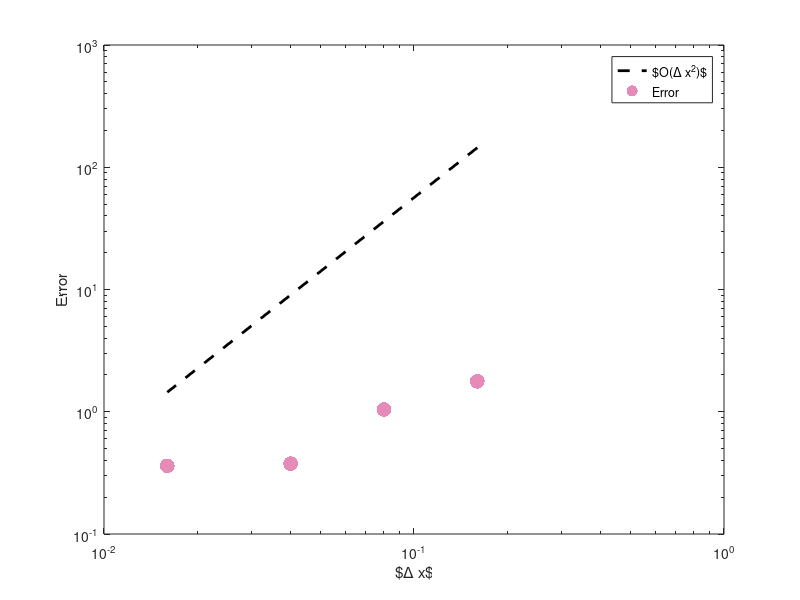

Write MATLAB code to recreate this figure. (Note: this script raises an error after producing the figure.)
%% main.m
%
% Author: 
%   Tiger Hou
%
% Description:
%   Finite difference method for reflected waves in changing physical media
%
%% simulation
%
% https://www-users.math.umn.edu/~olver/num_/lnp.pdf
%
close all
clear;clc

saveGIF = true;
play = true;

num_pics = 4;
saveFigs = true;

hideWallEnergy = false;

if saveFigs
    fileName = ...
    input(['Please enter the prefix for your file names:' newline],'s');
end

% define left/right boundaries
a = 0;  % left boundary
b = 8;  % right boundary
ln = b-a;

% common starting point for wall and transition point
lc = 3.0;

% define wave speed for wall cases
% tc  = 1.5; % thickness
% spA = 1;  % speed of sound not in wall
% spW = 10;  % speed of sound in wall
% c = @(x) (x< lc) * spA + ...
%          (x>=lc & x < lc+tc) * spW + ...
%          (x>=lc+tc) * spA;

% define wave speed for transition cases
spL = 1.0; % speed of sound on the left
spR = 3.0; % speed of sound on the right
sharpness = 100; % larger value = sharper transition ; use [5, 15, 100]
c = @(x) ( (spL+spR)/2 - (spL-spR)/2*atan(sharpness*(x-lc))/pi*2 );

% initial conditions
w0 = @(x) zeros(size(x));
v0 = @(x) zeros(size(x));

% boundary conditions
f = @(t) (-cos(t*2*pi)+1)*(pi/2-atan(10000*(t-1)))/pi;
g = @(t) 0;

% # of n points to use
nvect = [50, 100, 200, 500, 1000];

% final time
T = 8;
% dt must match dx in order of magnitude
dtvect = 0.9 * (b-a)./nvect/max(c(linspace(a,b,10000)));

% initialize u vect
uvect = cell(size(nvect));

% initialize error vector
final_vect = cell(size(nvect));

% iterate through interior point sizes
for j = 1 : length( nvect )

    % Build n, xj points, A matrix and g vector
        % # of grid points
        n = nvect( j );
        
        % choose time step matching dx
        dt = dtvect(j);

        % build interp points
        xj = linspace(a,b,n+1)';

        % grid spacing (uniform)
        dx = ( b - a ) / n;
        
        % sigma function
        s = c(xj) * dt / dx;
        
        % build A matrix
        diag_ct = diag(2*(1-s(2:end-1).^2));
        diag_dn = diag(s(2:end-2).^2,-1);
        diag_up = diag(s(3:end-1).^2, 1);
        A = diag_ct + diag_dn + diag_up;
        
        % special sigma functions for f and g
        ssf = c(a) * dt / dx;
        ssg = c(b) * dt / dx;

        % build h for this set of xj
        h = @(t) [ssf^2*f(t); zeros(size(xj,1)-4,1); ssg^2*g(t)];

    % Iterate through time
    
        % build time vector
        tvect = 0:dt:T-dt;
        
        % second order states initialization
        um1 = w0(xj(2:end-1));
        uu  = 0.5 * A * um1 + dt * v0(xj(2:end-1)) + 0.5 * h(0);
        uuvect = repmat(uu,1,length(tvect));
        uuvect(:,1) = um1;
        uuvect(:,2) = uu;
        
        for i = 3:length(tvect)
            
            up1 = A * uu - um1 + h(tvect(i));
            um1 = uu;
            uu  = up1;
            
            uuvect(:,i) = up1;
            
        end
        
        % store entire wave solution
        uvect{j} = uuvect;
        
        % store final state to compare errors later
        final_vect{j} = up1;

end

% --- error comparison
err = nan(length(nvect)-1,1);
xj_ref = xj;
uu_ref = up1;
for j = 1 : length( nvect ) - 1
    
    n = nvect(j);
    
    xj = linspace(a,b,n+1);
        
    [~,idx] = min( abs( xj_ref - xj(2:end-1) ) );
    
    uu = final_vect{j};
    
    err(j) = norm( uu_ref(idx) - uu );
    
end


%% plot error

figure(1)

cc = err(end)./(dx.^2);
loglog( ln./nvect(1:end-1), cc.*(ln./nvect(1:end-1)).^2, ...
        'k--', 'linewidth', 2 )
hold on

loglog( ln./nvect(1:end-1), err , '.', 'markersize', 32, 'Color', [0.9 0.54 0.72])
legend('$O(\Delta x^2)$', 'Error', 'Location', 'Best');
hold off

xlabel('$\Delta x$')
ylabel('Error')

setgrid(0.3,0.9)
latexify(19,19,28)

if saveFigs
    svnm = ['figures/' fileName '_error'];
    print( '-dpng', svnm, '-r200' )
end


%% plot energy

figure(2)

% extract the highest resolution data
waveData = uvect{end};
% create x-axis, mapped to highest resolution data
xx = linspace(a,b,size(waveData,1))';

if hideWallEnergy
    % cut both waveData and xx to contain only points before boundary
          xx(ceil(size(waveData,1)*(lc-a)/ln):end,:) = [];
    waveData(ceil(size(waveData,1)*(lc-a)/ln):end,:) = [];
end

dx = ( b - a ) / nvect(end);
dt = dtvect(end);
tvect = 0:dt:T-2*dt;

indices = 1:size(waveData,2)-1;
E = nan(size(indices));
for i = 1:length(indices)
    E(i) = checkEnergy(indices(i),waveData,dx,dt,c,xx);
end
plot(tvect,E,'LineWidth',3,'Color',[0.9 0.54 0.72])

xlabel('Time')
ylabel('Energy')
setgrid(0.3,0.9)
latexify(19,10,28)
expand(0,0.04)

if hideWallEnergy
    fileExt = '_energy_prewall';
else
    fileExt = '_energy';
end
if saveFigs
    svnm = ['figures/' fileName fileExt];
    print( '-dpng', svnm, '-r200' )
end


%% plot waves

if play || saveGIF
    
figure(3)

% extract the highest resolution data
waveData = uvect{end};
% create x-axis, mapped to highest resolution data
xx = linspace(a,b,size(waveData,1));

% initialize wave
wave = line(NaN,NaN,'LineWidth',1,'Color','k');
hold on

% make background gradient
bgAlpha = 0.5;
yy = linspace(min(waveData(:)),max(waveData(:)),100);
X = meshgrid(xx,yy);
Z = c(X);
cmap = spring(100);
colormap(cmap(30:60,:))
bg = image(xx,yy,Z,'CDataMapping','scaled');
bg.AlphaData = bgAlpha;
bg_bar = colorbar;
bg_bar.TickLabelInterpreter = 'latex';
bg_bar.Label.String = 'Speed';
bg_bar.Label.Interpreter = 'latex';

% make plot pretty
xlabel('x')
ylabel('u')
latexify(19,15,20)

% mask colorbar to match transparency
annotation('rectangle',...
    bg_bar.Position,...
    'FaceAlpha',bgAlpha,...
    'EdgeColor',[1 1 1],...
    'FaceColor',[1 1 1]);

% animate and make gif
axis equal tight manual % this ensures that getframe() returns a consistent size
filename = ['figures/' fileName '.gif'];
lim_x = [a;b];
lim_y = [min(waveData(:));max(waveData(:))];
lim_z = [0;1];
update_view(lim_x,lim_y,lim_z);
playtime = T;

% constrain GIF to 60FPS
frames = playtime * 60;
shutter = ceil(size(waveData,2)/frames);

for i = 1:size(waveData,2)

    % update plot
    if mod(i-1,shutter)==0
        set(wave,'XData',xx,'YData',waveData(:,i))
        pause(1/60) % pause for proper MATLAB display speed
    end

    % save GIF
    if saveGIF && mod(i-1,shutter)==0

        % capture the plot as an image 
        frame = getframe;
        im = frame2im(frame);
        [imind,cm] = rgb2ind(im,256);

        % write to the GIF file 
        if i == 1
          imwrite(imind,cm,filename,...
                    'gif','Loopcount',inf,'DelayTime',1/60);
        else
          imwrite(imind,cm,filename,...
                    'gif','WriteMode','append','DelayTime',1/60);
        end

    end

end
    
hold off
    
end


%% save screenshots

sc = figure(4);

% take a fixed number of screenshots in equispaced time
shutter = floor(size(waveData,2)/num_pics);
idx = shutter;

% extract the highest resolution data
waveData = uvect{end};
% create x-axis, mapped to highest resolution data
xx = linspace(a,b,size(waveData,1));

% make background gradient
bgAlpha = 0.5;
yy = linspace(min(waveData(:)),max(waveData(:)),100);
[X,Y] = meshgrid(xx,yy);
Z = c(X);

% set axis limits
lim_x = [a;b];
lim_y = [min(waveData(:));max(waveData(:))];
lim_z = [0;1];

% make figure pretty
latexify(19,12)

for i = 1:num_pics

    subplot(4,1,i)
    
    % plot function
    pp = plot(xx,waveData(:,idx),'k','LineWidth',0.75);
    idx = idx + shutter;
    hold on
    update_view(lim_x,lim_y,lim_z);
    
    % expand to window boundary
    expand(0.05,0.15)
    
    % plot background
    cmap = spring(100);
    colormap(cmap(30:60,:))
    bg = image(xx,yy,Z,'CDataMapping','scaled');
    bg.AlphaData = bgAlpha;
    
    % define axis limits
    lim_x = [a;b];
    lim_y = [min(waveData(:));max(waveData(:))];
    lim_z = [0;1];
    update_view(lim_x,lim_y,lim_z);
    
    grid on
    hold off
    
    % move wave to top of display stack
    uistack(pp,'top')
    
    % annotate time
    posx = lim_x(1) + 0.91 * (lim_x(2) - lim_x(1));
    posy = lim_y(1) + 0.85 * (lim_y(2) - lim_y(1));
    text(posx,posy,['t = ', num2str(T/num_pics*i)])
    
end

hold on
handle = axes(sc,'visible','off');
handle.XLabel.Visible = 'on';
handle.YLabel.Visible = 'on';
xlabel('x')
ylabel('u')
expand(0.01,0.04,0.02,0.06)

latexify(19,12,11)
    
% plot colorbar
bg_bar = colorbar;
caxis([min(c(xx))-0.01,max(c(xx))+0.01])
bg_bar.TickLabelInterpreter = 'latex';
bg_bar.Label.String = 'Speed';
bg_bar.Label.Interpreter = 'latex';

% mask colorbar to match transparency
annotation('rectangle',...
    bg_bar.Position,...
    'FaceAlpha',bgAlpha,...
    'EdgeColor',[1 1 1],...
    'FaceColor',[1 1 1]);

hold off

if saveFigs
    svnm = ['figures/' fileName '_snaps'];
    print( '-dpng', svnm, '-r200' )
end


%% safety

% if we run part of the code again, don't resave figures
saveFigs = false;


%% supporting functions

function update_view(lim_x,lim_y,lim_z)

    xlim(lim_x)
    ylim(lim_y)
    zlim(lim_z)

end

function E = checkEnergy(idx,waveData,dx,dt,c,xx)

    dudx = (waveData(2:end,idx) - waveData(1:end-1,idx)) / dx;
    dudt = (waveData(:,idx+1) - waveData(:,idx)) / dt;
    
    cc = c(xx).^2;
    
    E = trapz(xx,dudt.^2) ...
      + trapz(xx(1:end-1),cc(1:end-1).*dudx.^2);

end